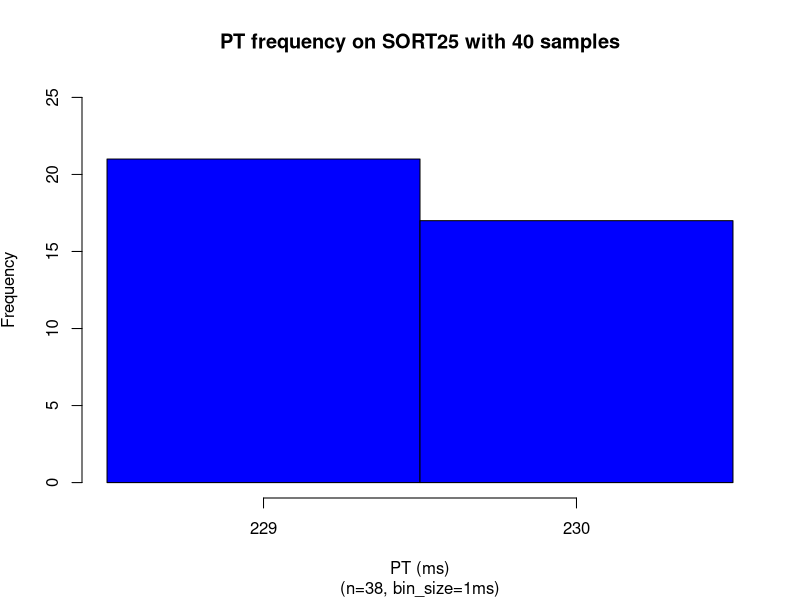
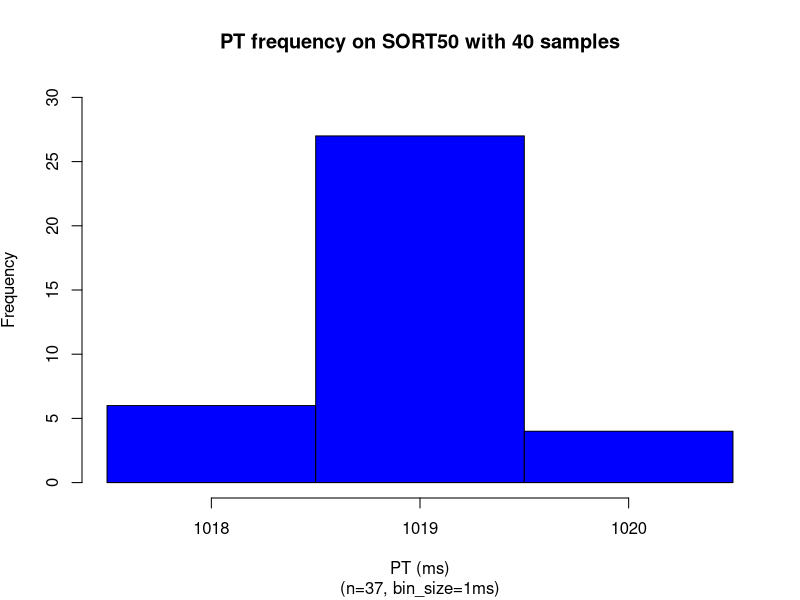
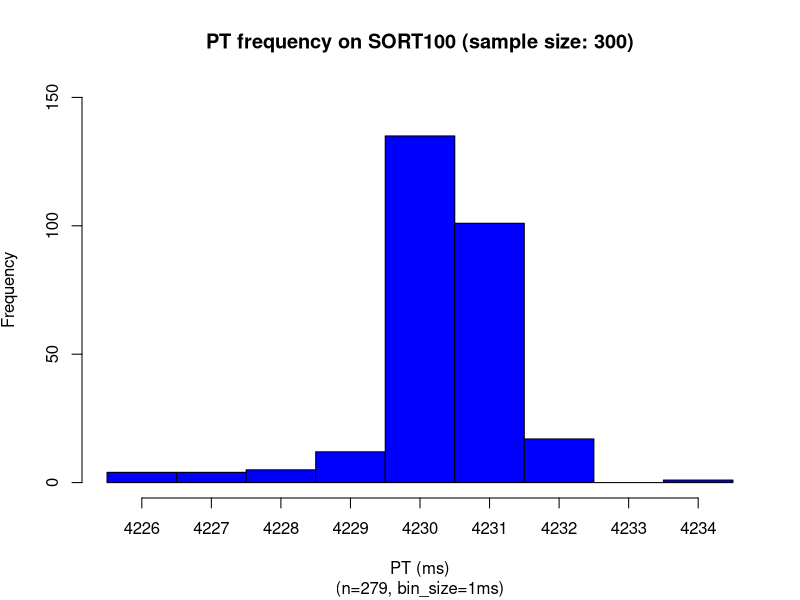
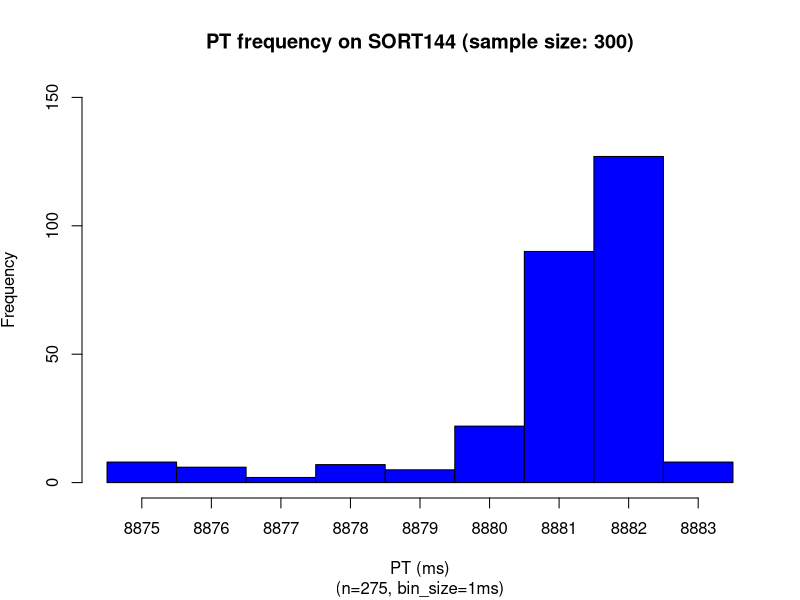
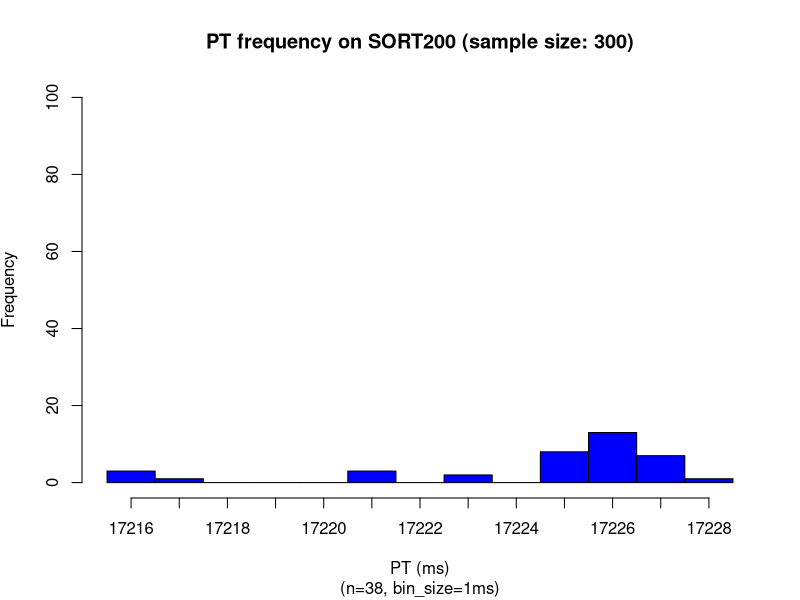
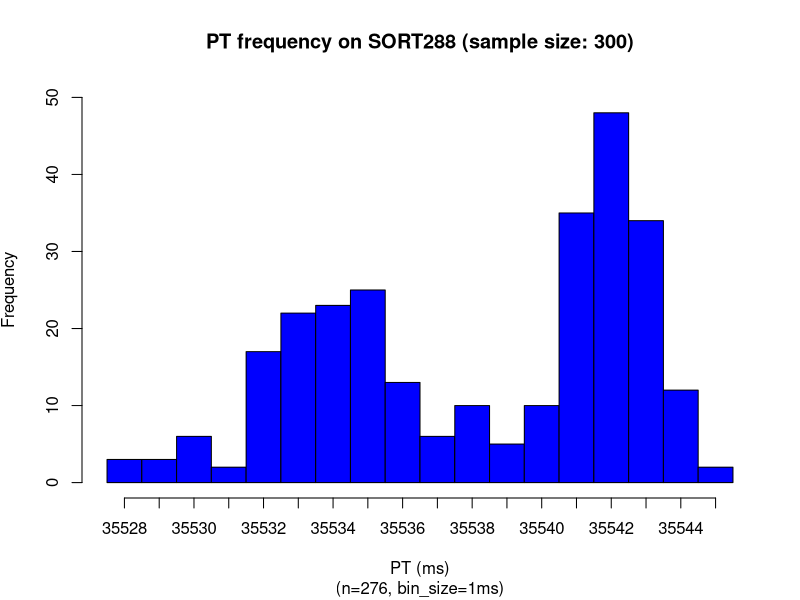
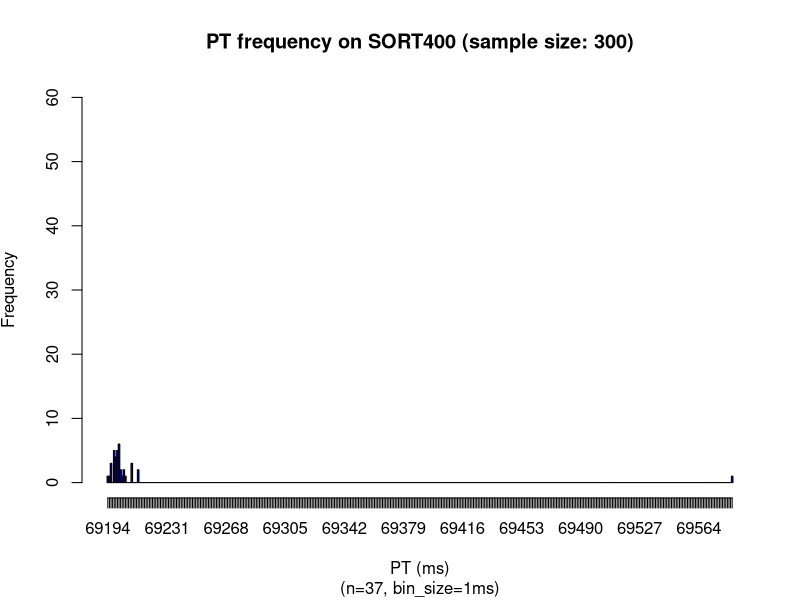
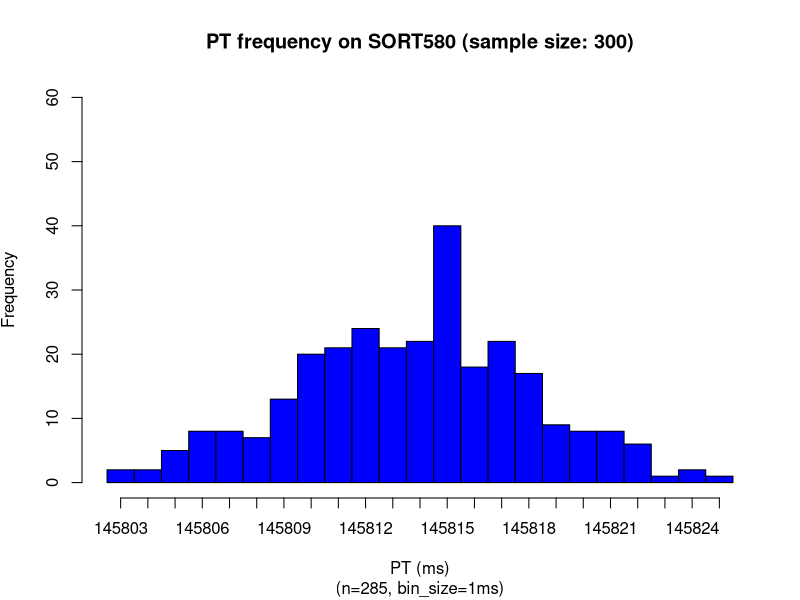

The R script that drew these images, in order:
### SORT25
numSamples <- 40
x = read.csv(file="SORT25.dat",head=TRUE,sep="\t")
x <- subset(x, x$ITERNUM <= numSamples)
setEPS()
postscript("sort25_dist.eps")
binsize=1
#x <- subset(x, x$ITERNUM != 9394)
x_up = mean(x$PRTIME) + 2*sd(x$PRTIME)
x_dn = mean(x$PRTIME) - 2*sd(x$PRTIME)
x = subset(x, x$PRTIME >= x_dn & x$PRTIME <= x_up)
xmin <-min(x$PRTIME)
xmax <-max(x$PRTIME)
xmin
xmax
nbins <- ceiling((xmax-xmin) / binsize)
h = hist(x$PRTIME, right=F, breaks=seq(xmin,xmax+binsize,binsize),plot=F)
xmin <-min(x$PRTIME)
xmax <-max(x$PRTIME)
ymax <- max(h$counts)
ymax <- ceiling(ymax/100)*100
ymax <- 25
plot(h, xaxt='n', freq=TRUE,ylim=c(0,ymax), col="blue", main='PT frequency on SORT25 with 40 samples', 
sub=paste("(n=",nrow(x),", bin_size=",binsize,"ms)",sep=""), 
xlab='PT (ms)', ylab=expression('Frequency'))
#axis(side=1,at=seq(min(h$mids),max(h$mids)+binsize,binsize),labels=seq(ceiling(min(h$mids)),ceiling(max(h$mids))+binsize,binsize))
axis(side=1,at=h$mids,labels=seq(xmin,xmax,1))
dev.off()

### SORT50
numSamples <- 40
x = read.csv(file="SORT50.dat",head=TRUE,sep="\t")
x <- subset(x, x$ITERNUM <= numSamples)
setEPS()
postscript("sort50_dist.eps")
binsize=1
#x <- subset(x, x$ITERNUM != 9394)
x_up = mean(x$PRTIME) + 2*sd(x$PRTIME)
x_dn = mean(x$PRTIME) - 2*sd(x$PRTIME)
x = subset(x, x$PRTIME >= x_dn & x$PRTIME <= x_up)
xmin <-min(x$PRTIME)
xmax <-max(x$PRTIME)
xmin
xmax
nbins <- ceiling((xmax-xmin) / binsize)
h = hist(x$PRTIME, right=F, breaks=seq(xmin,xmax+binsize,binsize),plot=F)
xmin <-min(x$PRTIME)
xmax <-max(x$PRTIME)
ymax <- max(h$counts)
ymax <- ceiling(ymax/100)*100
ymax <- 30
plot(h, xaxt='n', freq=TRUE,ylim=c(0,ymax), col="blue", main='PT frequency on SORT50 with 40 samples', 
sub=paste("(n=",nrow(x),", bin_size=",binsize,"ms)",sep=""), 
xlab='PT (ms)', ylab=expression('Frequency'))
#axis(side=1,at=seq(min(h$mids),max(h$mids)+binsize,binsize),labels=seq(ceiling(min(h$mids)),ceiling(max(h$mids))+binsize,binsize))
axis(side=1,at=h$mids,labels=seq(xmin,xmax,1))
dev.off()

### SORT100
numSamples <- 300
x = read.csv(file="SORT100.dat",head=TRUE,sep="\t")
x <- subset(x, x$ITERNUM <= numSamples)
setEPS()
postscript("sort100_dist.eps")
binsize=1
#x <- subset(x, x$ITERNUM != 9394)
x_up = mean(x$PRTIME) + 2*sd(x$PRTIME)
x_dn = mean(x$PRTIME) - 2*sd(x$PRTIME)
x = subset(x, x$PRTIME >= x_dn & x$PRTIME <= x_up)
xmin <-min(x$PRTIME)
xmax <-max(x$PRTIME)
xmin
xmax
nbins <- ceiling((xmax-xmin) / binsize)
h = hist(x$PRTIME, right=F, breaks=seq(xmin,xmax+binsize,binsize),plot=F)
xmin <-min(x$PRTIME)
xmax <-max(x$PRTIME)
ymax <- max(h$counts)
ymax <- ceiling(ymax/100)*100
ymax <- 150
plot(h, xaxt='n', freq=TRUE,ylim=c(0,ymax), col="blue", main='PT frequency on SORT100 (sample size: 300)', 
sub=paste("(n=",nrow(x),", bin_size=",binsize,"ms)",sep=""), 
xlab='PT (ms)', ylab=expression('Frequency'))
#axis(side=1,at=seq(min(h$mids),max(h$mids)+binsize,binsize),labels=seq(ceiling(min(h$mids)),ceiling(max(h$mids))+binsize,binsize))
axis(side=1,at=h$mids,labels=seq(xmin,xmax,1))
dev.off()

### SORT144
x = read.csv(file="SORT144.dat",head=TRUE,sep="\t")
x <- subset(x, x$ITERNUM <= numSamples)
setEPS()
postscript("sort144_dist.eps")
binsize=1
#x <- subset(x, x$ITERNUM != 9394)
x_up = mean(x$PRTIME) + 2*sd(x$PRTIME)
x_dn = mean(x$PRTIME) - 2*sd(x$PRTIME)
x = subset(x, x$PRTIME >= x_dn & x$PRTIME <= x_up)
xmin <-min(x$PRTIME)
xmax <-max(x$PRTIME)
xmin
xmax
nbins <- ceiling((xmax-xmin) / binsize)
h = hist(x$PRTIME, right=F, breaks=seq(xmin,xmax+binsize,binsize),plot=F)
xmin <-min(x$PRTIME)
xmax <-max(x$PRTIME)
ymax <- max(h$counts)
ymax <- ceiling(ymax/100)*100
ymax <- 150
plot(h, xaxt='n', freq=TRUE,ylim=c(0,ymax), col="blue", main='PT frequency on SORT144 (sample size: 300)', 
sub=paste("(n=",nrow(x),", bin_size=",binsize,"ms)",sep=""), 
xlab='PT (ms)', ylab=expression('Frequency'))
#axis(side=1,at=seq(min(h$mids),max(h$mids)+binsize,binsize),labels=seq(ceiling(min(h$mids)),ceiling(max(h$mids))+binsize,binsize))
axis(side=1,at=h$mids,labels=seq(xmin,xmax,1))
dev.off()

### SORT200
numSamples <- 300
x = read.csv(file="SORT200.dat",head=TRUE,sep="\t")
x <- subset(x, x$ITERNUM <= numSamples)
setEPS()
postscript("sort200_dist.eps")
binsize=1
#x <- subset(x, x$ITERNUM != 9394)
x_up = mean(x$PRTIME) + 2*sd(x$PRTIME)
x_dn = mean(x$PRTIME) - 2*sd(x$PRTIME)
x = subset(x, x$PRTIME >= x_dn & x$PRTIME <= x_up)
xmin <-min(x$PRTIME)
xmax <-max(x$PRTIME)
xmin
xmax
nbins <- ceiling((xmax-xmin) / binsize)
h = hist(x$PRTIME, right=F, breaks=seq(xmin,xmax+binsize,binsize),plot=F)
xmin <-min(x$PRTIME)
xmax <-max(x$PRTIME)
ymax <- max(h$counts)
ymax <- ceiling(ymax/100)*100
ymax <- 100
plot(h, xaxt='n', freq=TRUE,ylim=c(0,ymax), col="blue", main='PT frequency on SORT200 (sample size: 300)', 
sub=paste("(n=",nrow(x),", bin_size=",binsize,"ms)",sep=""), 
xlab='PT (ms)', ylab=expression('Frequency'))
#axis(side=1,at=seq(min(h$mids),max(h$mids)+binsize,binsize),labels=seq(ceiling(min(h$mids)),ceiling(max(h$mids))+binsize,binsize))
axis(side=1,at=h$mids,labels=seq(xmin,xmax,1))
dev.off()

### SORT288
numSamples <- 300
x = read.csv(file="SORT288.dat",head=TRUE,sep="\t")
x <- subset(x, x$ITERNUM <= numSamples)
setEPS()
postscript("sort288_dist.eps")
binsize=1
#x <- subset(x, x$ITERNUM != 9394)
x_up = mean(x$PRTIME) + 2*sd(x$PRTIME)
x_dn = mean(x$PRTIME) - 2*sd(x$PRTIME)
x = subset(x, x$PRTIME >= x_dn & x$PRTIME <= x_up)
xmin <-min(x$PRTIME)
xmax <-max(x$PRTIME)
xmin
xmax
nbins <- ceiling((xmax-xmin) / binsize)
h = hist(x$PRTIME, right=F, breaks=seq(xmin,xmax+binsize,binsize),plot=F)
xmin <-min(x$PRTIME)
xmax <-max(x$PRTIME)
ymax <- max(h$counts)
ymax <- ceiling(ymax/100)*100
ymax <- 50
plot(h, xaxt='n', freq=TRUE,ylim=c(0,ymax), col="blue", main='PT frequency on SORT288 (sample size: 300)', 
sub=paste("(n=",nrow(x),", bin_size=",binsize,"ms)",sep=""), 
xlab='PT (ms)', ylab=expression('Frequency'))
#axis(side=1,at=seq(min(h$mids),max(h$mids)+binsize,binsize),labels=seq(ceiling(min(h$mids)),ceiling(max(h$mids))+binsize,binsize))
axis(side=1,at=h$mids,labels=seq(xmin,xmax,1))
dev.off()

### SORT400
numSamples <- 300
x = read.csv(file="SORT400.dat",head=TRUE,sep="\t")
x <- subset(x, x$ITERNUM <= numSamples)
setEPS()
postscript("sort400_dist.eps")
binsize=1
#x <- subset(x, x$ITERNUM != 9394)
x_up = mean(x$PRTIME) + 2*sd(x$PRTIME)
x_dn = mean(x$PRTIME) - 2*sd(x$PRTIME)
x = subset(x, x$PRTIME >= x_dn & x$PRTIME <= x_up)
xmin <-min(x$PRTIME)
xmax <-max(x$PRTIME)
xmin
xmax
nbins <- ceiling((xmax-xmin) / binsize)
h = hist(x$PRTIME, right=F, breaks=seq(xmin,xmax+binsize,binsize),plot=F)
xmin <-min(x$PRTIME)
xmax <-max(x$PRTIME)
ymax <- max(h$counts)
ymax <- ceiling(ymax/100)*100
ymax <- 60
plot(h, xaxt='n', freq=TRUE,ylim=c(0,ymax), col="blue", main='PT frequency on SORT400 (sample size: 300)', 
sub=paste("(n=",nrow(x),", bin_size=",binsize,"ms)",sep=""), 
xlab='PT (ms)', ylab=expression('Frequency'))
#axis(side=1,at=seq(min(h$mids),max(h$mids)+binsize,binsize),labels=seq(ceiling(min(h$mids)),ceiling(max(h$mids))+binsize,binsize))
axis(side=1,at=h$mids,labels=seq(xmin,xmax,1))
dev.off()

numSamples <- 300
x = read.csv(file="SORT580.dat",head=TRUE,sep="\t")
x <- subset(x, x$ITERNUM <= numSamples)
setEPS()
postscript("sort580_dist.eps")
binsize=1
#x <- subset(x, x$ITERNUM != 9394)
x_up = mean(x$PRTIME) + 2*sd(x$PRTIME)
x_dn = mean(x$PRTIME) - 2*sd(x$PRTIME)
x = subset(x, x$PRTIME >= x_dn & x$PRTIME <= x_up)
xmin <-min(x$PRTIME)
xmax <-max(x$PRTIME)
xmin
xmax
nbins <- ceiling((xmax-xmin) / binsize)
h = hist(x$PRTIME, right=F, breaks=seq(xmin,xmax+binsize,binsize),plot=F)
xmin <-min(x$PRTIME)
xmax <-max(x$PRTIME)
ymax <- max(h$counts)
ymax <- ceiling(ymax/100)*100
ymax <- 60
plot(h, xaxt='n', freq=TRUE,ylim=c(0,ymax), col="blue", main='PT frequency on SORT580 (sample size: 300)', 
sub=paste("(n=",nrow(x),", bin_size=",binsize,"ms)",sep=""), 
xlab='PT (ms)', ylab=expression('Frequency'))
#axis(side=1,at=seq(min(h$mids),max(h$mids)+binsize,binsize),labels=seq(ceiling(min(h$mids)),ceiling(max(h$mids))+binsize,binsize))
axis(side=1,at=h$mids,labels=seq(xmin,xmax,1))
dev.off()

numSamples <- 300
x = read.csv(file="SORT580.dat",head=TRUE,sep="\t")
x <- subset(x, x$ITERNUM <= numSamples)
setEPS()
postscript("sort580_dist.eps")
binsize=1
#x <- subset(x, x$ITERNUM != 9394)
x_up = mean(x$PRTIME) + 2*sd(x$PRTIME)
x_dn = mean(x$PRTIME) - 2*sd(x$PRTIME)
x = subset(x, x$PRTIME >= x_dn & x$PRTIME <= x_up)
xmin <-min(x$PRTIME)
xmax <-max(x$PRTIME)
xmin
xmax
nbins <- ceiling((xmax-xmin) / binsize)
h = hist(x$PRTIME, right=F, breaks=seq(xmin,xmax+binsize,binsize),plot=F)
xmin <-min(x$PRTIME)
xmax <-max(x$PRTIME)
ymax <- max(h$counts)
ymax <- ceiling(ymax/100)*100
ymax <- 40
plot(h, xaxt='n', freq=TRUE,ylim=c(0,ymax), col="blue", main='PT frequency on SORT580 (sample size: 300)', 
sub=paste("(n=",nrow(x),", bin_size=",binsize,"ms)",sep=""), 
xlab='PT (ms)', ylab=expression('Frequency'))
#axis(side=1,at=seq(min(h$mids),max(h$mids)+binsize,binsize),labels=seq(ceiling(min(h$mids)),ceiling(max(h$mids))+binsize,binsize))
axis(side=1,at=h$mids,labels=seq(xmin,xmax,1))
dev.off()

### SORT800
numSamples <- 300
x = read.csv(file="SORT800.dat",head=TRUE,sep="\t")
x <- subset(x, x$ITERNUM <= numSamples)
setEPS()
postscript("sort800_dist.eps")
binsize=2
#x <- subset(x, x$ITERNUM != 9394)
x_up = mean(x$PRTIME) + 2*sd(x$PRTIME)
x_dn = mean(x$PRTIME) - 2*sd(x$PRTIME)
x = subset(x, x$PRTIME >= x_dn & x$PRTIME <= x_up)
xmin <-min(x$PRTIME)
xmax <-max(x$PRTIME)
xmin
xmax
nbins <- ceiling((xmax-xmin) / binsize)
h = hist(x$PRTIME, right=F, breaks=seq(xmin,xmax+binsize,binsize),plot=F)
xmin <-min(x$PRTIME)
xmax <-max(x$PRTIME)
ymax <- max(h$counts)
ymax <- ceiling(ymax/100)*100
ymax <- 60
plot(h, xaxt='n', freq=TRUE,ylim=c(0,ymax), col="blue", main='PT frequency on SORT800 (sample size: 300)', 
sub=paste("(n=",nrow(x),", bin_size=",binsize,"ms)",sep=""), 
xlab='PT (ms)', ylab=expression('Frequency'))
#axis(side=1,at=seq(min(h$mids),max(h$mids)+binsize,binsize),labels=seq(ceiling(min(h$mids)),ceiling(max(h$mids))+binsize,binsize))
axis(side=1,at=h$mids,labels=seq(xmin,xmax,binsize))
dev.off()

### SORT1000
numSamples <- 300
x = read.csv(file="SORT1000.dat",head=TRUE,sep="\t")
x <- subset(x, x$ITERNUM <= numSamples)
setEPS()
postscript("sort1000_dist.eps")
binsize=2
#x <- subset(x, x$ITERNUM != 9394)
x_up = mean(x$PRTIME) + 2*sd(x$PRTIME)
x_dn = mean(x$PRTIME) - 2*sd(x$PRTIME)
x = subset(x, x$PRTIME >= x_dn & x$PRTIME <= x_up)
xmin <-min(x$PRTIME)
xmax <-max(x$PRTIME)
xmin
xmax
nbins <- ceiling((xmax-xmin) / binsize)
h = hist(x$PRTIME, right=F, breaks=seq(xmin,xmax+binsize,binsize),plot=F)
xmin <-min(x$PRTIME)
xmax <-max(x$PRTIME)
ymax <- max(h$counts)
ymax <- ceiling(ymax/100)*100
ymax <- 40
plot(h, xaxt='n', freq=TRUE,ylim=c(0,ymax), col="blue", main='PT frequency on SORT1000 (sample size: 300)', 
sub=paste("(n=",nrow(x),", bin_size=",binsize,"ms)",sep=""), 
xlab='PT (ms)', ylab=expression('Frequency'))
#axis(side=1,at=seq(min(h$mids),max(h$mids)+binsize,binsize),labels=seq(ceiling(min(h$mids)),ceiling(max(h$mids))+binsize,binsize))
axis(side=1,at=h$mids,labels=seq(xmin,xmax,binsize))
dev.off()

### SORT1160
numSamples <- 300
x = read.csv(file="SORT1160.dat",head=TRUE,sep="\t")
x <- subset(x, x$ITERNUM <= numSamples)
setEPS()
postscript("sort1160_dist.eps")
binsize=2
#x <- subset(x, x$ITERNUM != 9394)
x_up = mean(x$PRTIME) + 2*sd(x$PRTIME)
x_dn = mean(x$PRTIME) - 2*sd(x$PRTIME)
x = subset(x, x$PRTIME >= x_dn & x$PRTIME <= x_up)
xmin <-min(x$PRTIME)
xmax <-max(x$PRTIME)
xmin
xmax
nbins <- ceiling((xmax-xmin) / binsize)
h = hist(x$PRTIME, right=F, breaks=seq(xmin,xmax+binsize,binsize),plot=F)
xmin <-min(x$PRTIME)
xmax <-max(x$PRTIME)
ymax <- max(h$counts)
ymax <- ceiling(ymax/100)*100
ymax <- 50
plot(h, xaxt='n', freq=TRUE,ylim=c(0,ymax), col="blue", main='PT frequency on SORT1160 with 30 samples', 
sub=paste("(n=",nrow(x),", bin_size=",binsize,"ms)",sep=""), 
xlab='PT (ms)', ylab=expression('Frequency'))
#axis(side=1,at=seq(min(h$mids),max(h$mids)+binsize,binsize),labels=seq(ceiling(min(h$mids)),ceiling(max(h$mids))+binsize,binsize))
axis(side=1,at=h$mids,labels=seq(xmin,xmax,binsize))
dev.off()

### SORT2320
numSamples <- 166
x = read.csv(file="SORT2320.dat",head=TRUE,sep="\t")
x <- subset(x, x$ITERNUM <= numSamples)
setEPS()
postscript("sort2320_dist.eps")
binsize=2
#x <- subset(x, x$ITERNUM != 9394)
x_up = mean(x$PRTIME) + 2*sd(x$PRTIME)
x_dn = mean(x$PRTIME) - 2*sd(x$PRTIME)
x = subset(x, x$PRTIME >= x_dn & x$PRTIME <= x_up)
xmin <-min(x$PRTIME)
xmax <-max(x$PRTIME)
xmin
xmax
nbins <- ceiling((xmax-xmin) / binsize)
h = hist(x$PRTIME, right=F, breaks=seq(xmin,xmax+binsize,binsize),plot=F)
xmin <-min(x$PRTIME)
xmax <-max(x$PRTIME)
ymax <- max(h$counts)
ymax <- ceiling(ymax/100)*100
ymax <- 20
plot(h, xaxt='n', freq=TRUE,ylim=c(0,ymax), col="blue", main=paste("PT frequency on SORT2320 (sample size: ",numSamples,")"), 
sub=paste("(n=",nrow(x),", bin_size=",binsize,"ms)",sep=""), 
xlab='PT (ms)', ylab=expression('Frequency'))
#axis(side=1,at=seq(min(h$mids),max(h$mids)+binsize,binsize),labels=seq(ceiling(min(h$mids)),ceiling(max(h$mids))+binsize,binsize))
axis(side=1,at=h$mids,labels=seq(xmin,xmax,binsize))
dev.off()

### SORT4640
#x = read.csv(file="SORT4640.dat",head=TRUE,sep="\t")
x <- subset(x, x$ITERNUM <= numSamples)
setEPS()
postscript("sort4640_dist.eps")
binsize=2
#x <- subset(x, x$ITERNUM != 9394)
x_up = mean(x$PRTIME) + 2*sd(x$PRTIME)
x_dn = mean(x$PRTIME) - 2*sd(x$PRTIME)
x = subset(x, x$PRTIME >= x_dn & x$PRTIME <= x_up)
xmin <-min(x$PRTIME)
xmax <-max(x$PRTIME)
xmin
xmax
nbins <- ceiling((xmax-xmin) / binsize)
h = hist(x$PRTIME, right=F, breaks=seq(xmin,xmax+binsize,binsize),plot=F)
xmin <-min(x$PRTIME)
xmax <-max(x$PRTIME)
ymax <- max(h$counts)
ymax <- ceiling(ymax/100)*100
ymax <- 6


plot(h, xaxt='n', freq=TRUE,ylim=c(0,ymax), col="blue", main='PT frequency on SORT4640', 
sub=paste("(n=",nrow(x),", bin_size=",binsize,"ms)",sep=""), 
xlab='PT (ms)', ylab=expression('Frequency'))
#axis(side=1,at=seq(min(h$mids),max(h$mids)+binsize,binsize),labels=seq(ceiling(min(h$mids)),ceiling(max(h$mids))+binsize,binsize))
axis(side=1,at=h$mids,labels=seq(xmin,xmax,binsize))
dev.off()

### SORT6400
numSamples <- 40
x = read.csv(file="SORT6400.dat",head=TRUE,sep="\t")
x <- subset(x, x$ITERNUM <= numSamples)
setEPS()
postscript("sort6400_dist.eps")
binsize=20
x <- subset(x, x$ITERNUM != 2)
x_up = mean(x$PRTIME) + 2*sd(x$PRTIME)
x_dn = mean(x$PRTIME) - 2*sd(x$PRTIME)
x = subset(x, x$PRTIME >= x_dn & x$PRTIME <= x_up)
xmin <-min(x$PRTIME)
xmax <-max(x$PRTIME)
xmin
xmax
nbins <- ceiling((xmax-xmin) / binsize)
h = hist(x$PRTIME, right=F, breaks=seq(xmin,xmax+binsize,binsize),plot=F)
xmin <-min(x$PRTIME)
xmax <-max(x$PRTIME)
ymax <- max(h$counts)
ymax <- ceiling(ymax/100)*100
ymax <- 8
plot(h, xaxt='n', freq=TRUE,ylim=c(0,ymax), col="blue", main='PT frequency on SORT6400 with 40 samples', 
sub=paste("(n=",nrow(x),", bin_size=",binsize,"ms)",sep=""), 
xlab='PT (ms)', ylab=expression('Frequency'))
#axis(side=1,at=seq(min(h$mids),max(h$mids)+binsize,binsize),labels=seq(ceiling(min(h$mids)),ceiling(max(h$mids))+binsize,binsize))
axis(side=1,at=h$mids,labels=seq(xmin,xmax,binsize))
dev.off()

### SORT100
x = read.csv(file="SORT100.dat",head=TRUE,sep="\t")
x <- subset(x, x$ITERNUM <= numSamples)
setEPS()
postscript("sort100_dist.eps")
binsize=1
#x <- subset(x, x$ITERNUM != 9394)
x_up = mean(x$PRTIME) + 2*sd(x$PRTIME)
x_dn = mean(x$PRTIME) - 2*sd(x$PRTIME)
x = subset(x, x$PRTIME >= x_dn & x$PRTIME <= x_up)
xmin <-min(x$PRTIME)
xmax <-max(x$PRTIME)
xmin
xmax
nbins <- ceiling((xmax-xmin) / binsize)
h = hist(x$PRTIME, right=F, breaks=seq(xmin,xmax+binsize,binsize),plot=F)
xmin <-min(x$PRTIME)
xmax <-max(x$PRTIME)
ymax <- max(h$counts)
ymax <- ceiling(ymax/100)*100
ymax <- 20
plot(h, xaxt='n', freq=TRUE,ylim=c(0,ymax), col="blue", main='PT frequency on SORT100 with 40 samples', 
sub=paste("(n=",nrow(x),", bin_size=",binsize,"ms)",sep=""), 
xlab='PT (ms)', ylab=expression('Frequency'))
#axis(side=1,at=seq(min(h$mids),max(h$mids)+binsize,binsize),labels=seq(ceiling(min(h$mids)),ceiling(max(h$mids))+binsize,binsize))
axis(side=1,at=h$mids,labels=seq(xmin,xmax,1))
dev.off()

x = read.csv(file="SORT200.dat",head=TRUE,sep="\t")
x <- subset(x, x$ITERNUM <= numSamples)
setEPS()
postscript("sort200_dist.eps")
binsize=1
#x <- subset(x, x$ITERNUM != 9394)
x_up = mean(x$PRTIME) + 2*sd(x$PRTIME)
x_dn = mean(x$PRTIME) - 2*sd(x$PRTIME)
x = subset(x, x$PRTIME >= x_dn & x$PRTIME <= x_up)
xmin <-min(x$PRTIME)
xmax <-max(x$PRTIME)
xmin
xmax
nbins <- ceiling((xmax-xmin) / binsize)
h = hist(x$PRTIME, right=F, breaks=seq(xmin,xmax+binsize,binsize),plot=F)
xmin <-min(x$PRTIME)
xmax <-max(x$PRTIME)
ymax <- max(h$counts)
ymax <- ceiling(ymax/100)*100
ymax <- 20
plot(h, xaxt='n', freq=TRUE,ylim=c(0,ymax), col="blue", main='PT frequency on SORT200 with 40 samples', 
sub=paste("(n=",nrow(x),", bin_size=",binsize,"ms)",sep=""), 
xlab='PT (ms)', ylab=expression('Frequency'))
#axis(side=1,at=seq(min(h$mids),max(h$mids)+binsize,binsize),labels=seq(ceiling(min(h$mids)),ceiling(max(h$mids))+binsize,binsize))
axis(side=1,at=h$mids,labels=seq(xmin,xmax,1))
dev.off()

x = read.csv(file="SORT400.dat",head=TRUE,sep="\t")
x <- subset(x, x$ITERNUM <= numSamples)
setEPS()
postscript("sort400_dist.eps")
binsize=2
#x <- subset(x, x$ITERNUM != 9394)
x_up = mean(x$PRTIME) + 1*sd(x$PRTIME)
x_dn = mean(x$PRTIME) - 1*sd(x$PRTIME)
x = subset(x, x$PRTIME >= x_dn & x$PRTIME <= x_up)
xmin <-min(x$PRTIME)
xmax <-max(x$PRTIME)
xmin
xmax
nbins <- ceiling((xmax-xmin) / binsize)
h = hist(x$PRTIME, right=F, breaks=seq(xmin,xmax+binsize,binsize),plot=F)
xmin <-min(x$PRTIME)
xmax <-max(x$PRTIME)
ymax <- max(h$counts)
ymax
#ymax <- ceiling(ymax/100)*100
ymax <- 15
plot(h, xaxt='n', freq=TRUE,ylim=c(0,ymax), col="blue", main='PT frequency on SORT400 with 40 samples (one st. dev. used)', 
sub=paste("(n=",nrow(x),", bin_size=",binsize,"ms)",sep=""), 
xlab='PT (ms)', ylab=expression('Frequency'))
axis(side=1,at=h$mids,labels=seq(xmin,xmax,binsize))
dev.off()

x = read.csv(file="SORT800.dat",head=TRUE,sep="\t")
x <- subset(x, x$ITERNUM <= numSamples)
setEPS()
postscript("sort800_dist.eps")
binsize=2
#x <- subset(x, x$ITERNUM != 9394)
x_up = mean(x$PRTIME) + 2*sd(x$PRTIME)
x_dn = mean(x$PRTIME) - 2*sd(x$PRTIME)
x = subset(x, x$PRTIME >= x_dn & x$PRTIME <= x_up)
xmin <-min(x$PRTIME)
xmax <-max(x$PRTIME)
xmin
xmax
nbins <- ceiling((xmax-xmin) / binsize)
h = hist(x$PRTIME, right=F, breaks=seq(xmin,xmax+binsize,binsize),plot=F)
xmin <-min(x$PRTIME)
xmax <-max(x$PRTIME)
ymax <- max(h$counts)
ymax
#ymax <- ceiling(ymax/100)*100
ymax <- 8
plot(h, xaxt='n', freq=TRUE,ylim=c(0,ymax), col="blue", main='PT frequency on SORT800 with 40 samples', 
sub=paste("(n=",nrow(x),", bin_size=",binsize,"ms)",sep=""), 
xlab='PT (ms)', ylab=expression('Frequency'))
axis(side=1,at=h$mids,labels=seq(xmin,xmax,binsize))
dev.off()

x = read.csv(file="SORT1600.dat",head=TRUE,sep="\t")
x <- subset(x, x$ITERNUM <= numSamples)
setEPS()
postscript("sort1600_dist.eps")
binsize=2
#x <- subset(x, x$ITERNUM != 9394)
x_up = mean(x$PRTIME) + 2*sd(x$PRTIME)
x_dn = mean(x$PRTIME) - 2*sd(x$PRTIME)
x = subset(x, x$PRTIME >= x_dn & x$PRTIME <= x_up)
xmin <-min(x$PRTIME)
xmax <-max(x$PRTIME)
xmin
xmax
nbins <- ceiling((xmax-xmin) / binsize)
h = hist(x$PRTIME, right=F, breaks=seq(xmin,xmax+binsize,binsize),plot=F)
xmin <-min(x$PRTIME)
xmax <-max(x$PRTIME)
ymax <- max(h$counts)
ymax
#ymax <- ceiling(ymax/100)*100
ymax <- 4
plot(h, xaxt='n', freq=TRUE,ylim=c(0,ymax), col="blue", main='PT frequency on SORT1600 with 40 samples', 
sub=paste("(n=",nrow(x),", bin_size=",binsize,"ms)",sep=""), 
xlab='PT (ms)', ylab=expression('Frequency'))
axis(side=1,at=h$mids,labels=seq(xmin,xmax,binsize))
dev.off()

x = read.csv(file="SORT3200.dat",head=TRUE,sep="\t")
x <- subset(x, x$ITERNUM <= numSamples)
setEPS()
postscript("sort3200_dist.eps")
binsize=2
x <- subset(x, x$ITERNUM != 3 | x$ITERNUM != 6 | x$ITERNUM != 10)
x_up = mean(x$PRTIME) + 2*sd(x$PRTIME)
x_dn = mean(x$PRTIME) - 2*sd(x$PRTIME)
x = subset(x, x$PRTIME >= x_dn & x$PRTIME <= x_up)
xmin <-min(x$PRTIME)
xmax <-max(x$PRTIME)
xmin
xmax
nbins <- ceiling((xmax-xmin) / binsize)
h = hist(x$PRTIME, right=F, breaks=seq(xmin,xmax+binsize,binsize),plot=F)
xmin <-min(x$PRTIME)
xmax <-max(x$PRTIME)
ymax <- max(h$counts)
ymax
#ymax <- ceiling(ymax/100)*100
ymax <- 4
plot(h, xaxt='n', freq=TRUE,ylim=c(0,ymax), col="blue", main='PT frequency on SORT3200 with 40 samples', 
sub=paste("(n=",nrow(x),", bin_size=",binsize,"ms)",sep=""), 
xlab='PT (ms)', ylab=expression('Frequency'))
axis(side=1,at=h$mids,labels=seq(xmin,xmax,binsize))
dev.off()
